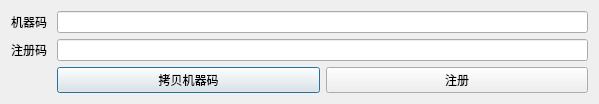
<?xml version="1.0" encoding="UTF-8"?>
<ui version="4.0">
 <class>RegisterClass</class>
 <widget class="QDialog" name="RegisterClass">
  <property name="geometry">
   <rect>
    <x>0</x>
    <y>0</y>
    <width>599</width>
    <height>96</height>
   </rect>
  </property>
  <property name="windowTitle">
   <string>Register</string>
  </property>
  <layout class="QFormLayout" name="formLayout">
   <item row="0" column="0">
    <widget class="QLabel" name="label">
     <property name="text">
      <string>机器码</string>
     </property>
    </widget>
   </item>
   <item row="0" column="1">
    <widget class="QLineEdit" name="LEMachinecCde">
     <property name="readOnly">
      <bool>true</bool>
     </property>
    </widget>
   </item>
   <item row="1" column="0">
    <widget class="QLabel" name="label_2">
     <property name="text">
      <string>注册码</string>
     </property>
    </widget>
   </item>
   <item row="1" column="1">
    <widget class="QLineEdit" name="LERegistCode"/>
   </item>
   <item row="2" column="0">
    <spacer name="horizontalSpacer">
     <property name="orientation">
      <enum>Qt::Horizontal</enum>
     </property>
     <property name="sizeHint" stdset="0">
      <size>
       <width>40</width>
       <height>23</height>
      </size>
     </property>
    </spacer>
   </item>
   <item row="2" column="1">
    <layout class="QHBoxLayout" name="horizontalLayout">
     <item>
      <widget class="QPushButton" name="btnCopyMachineCode">
       <property name="text">
        <string>拷贝机器码</string>
       </property>
      </widget>
     </item>
     <item>
      <widget class="QPushButton" name="btnRegister">
       <property name="text">
        <string>注册</string>
       </property>
      </widget>
     </item>
    </layout>
   </item>
  </layout>
 </widget>
 <layoutdefault spacing="6" margin="11"/>
 <resources/>
 <connections/>
</ui>
